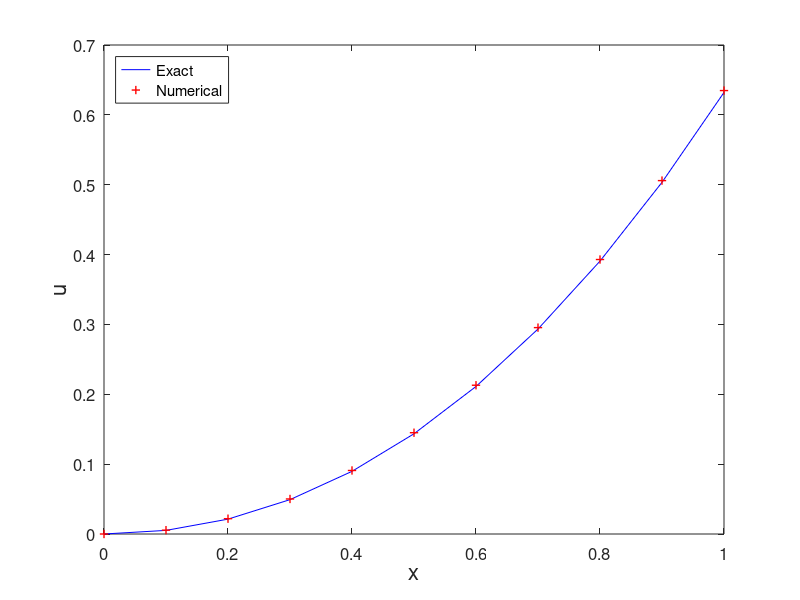

Write MATLAB code to recreate this figure.
% ModiEuler.m
% Modified Euler method for the ODE model
% u'(x)=x^2+x-u, x in [0,1] 
% Initial condition: u(0)=0 ;
% Exact solution: u(x)=-exp(-x)+x^2-x+1.
clear all; close all;
h=0.1;
x=0:h:1;                     % interval partition
N=length(x)-1;
u(1)=0;                      % initial value
fun=@(x,u) x.^2+x-u;         % RHS
for n=1:N
    k1=fun(x(n),u(n));
    k2=fun(x(n+1),u(n)+h*k1);
    u(n+1)=u(n)+(h/2)*(k1+k2);
end
ue=-exp(-x)+x.^2-x+1;        % exact solution
plot(x,ue,'b-',x,u,'r+','LineWidth',1)
legend('Exact','Numerical','location','northwest')
%title('Modified Euler Method','fontsize',12)
set(gca,'fontsize',12)
xlabel('x','fontsize',16), ylabel('u','fontsize',16)

% print -dpng -r600 ModiEuler.png
% print -depsc2 ModiEuler.eps
